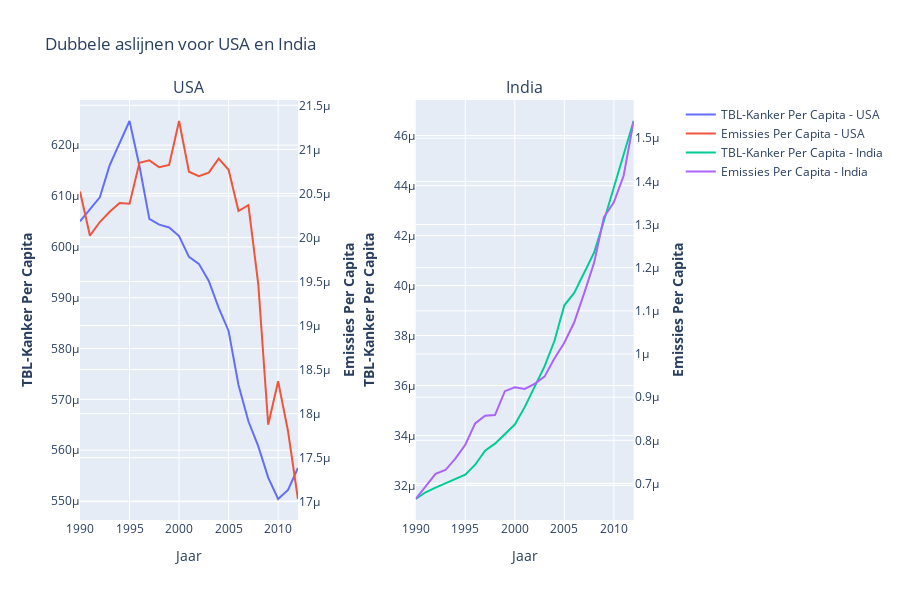

Notebook source saved alongside this figure:
### Markdown cell above
# India en Amerika

In de grafiek hieronder zijn twee duidelijke grafieken gemaakt, hierin is heel duidelijk te zien dat het aantal longkanker gevallen flink stijgt als de emissies per capita ook omhoog gaan.

### Code cell
# importeer dataframe
df_combined = pd.read_csv("csv/df/combined_usa_india.csv")

def plot_country_data(df, countries):
    # Create figure with secondary y-axes and two columns
    fig = make_subplots(rows=1, cols=2, specs=[[{"secondary_y": True}, {"secondary_y": True}]],
                        subplot_titles=(countries[0], countries[1]))

    for i, country in enumerate(countries):
        df_country = df[df['Country'] == country]
        # Add traces for Lung Cancer Per Capita
        fig.add_trace(
            go.Scatter(x=df_country['Year'], y=df_country['Lung Cancer Per Capita'], name=f"TBL-Kanker Per Capita - {country}"),
            row=1, col=i+1, secondary_y=False,
        )

        # Add traces for Emissions Per Capita
        fig.add_trace(
            go.Scatter(x=df_country['Year'], y=df_country['Emissions Per Capita'], name=f"Emissies Per Capita - {country}"),
            row=1, col=i+1, secondary_y=True,
        )

        # Set y-axes titles for each subplot
        fig.update_yaxes(title_text="<b>TBL-Kanker Per Capita", row=1, col=i+1, secondary_y=False)
        fig.update_yaxes(title_text="<b>Emissies Per Capita", row=1, col=i+1, secondary_y=True)

    # Update x-axis title and figure title
    fig.update_xaxes(title_text="Jaar", row=1, col=1)
    fig.update_xaxes(title_text="Jaar", row=1, col=2)
    fig.update_layout(
        title_text="Dubbele aslijnen voor USA en India",
        height=600
    )

    fig.show()

# Plot for USA and India
plot_country_data(df_combined, ['USA', 'India'])

### Figure 1 — Plotly figure (JSON) as saved in the notebook; plotly's stock layout.template omitted (floating-point values rounded to 4 significant figures)
{"data": [{"name": "TBL-Kanker Per Capita - USA", "type": "scatter", "x": [1990, 1991, 1992, 1993, 1994, 1995, 1996, 1997, 1998, 1999, 2000, 2001, 2002, 2003, 2004, 2005, 2006, 2007, 2008, 2009, 2010, 2011, 2012], "xaxis": "x", "y": [0.000605, 0.0006073, 0.0006098, 0.0006161, 0.0006204, 0.0006248, 0.0006159, 0.0006055, 0.0006044, 0.0006038, 0.0006021, 0.000598, 0.0005967, 0.0005933, 0.000588, 0.0005835, 0.0005728, 0.0005657, 0.0005608, 0.0005546, 0.0005504, 0.0005522, 0.0005565], "yaxis": "y"}, {"name": "Emissies Per Capita - USA", "type": "scatter", "x": [1990, 1991, 1992, 1993, 1994, 1995, 1996, 1997, 1998, 1999, 2000, 2001, 2002, 2003, 2004, 2005, 2006, 2007, 2008, 2009, 2010, 2011, 2012], "xaxis": "x", "y": [2.052e-05, 2.002e-05, 2.018e-05, 2.029e-05, 2.039e-05, 2.038e-05, 2.085e-05, 2.088e-05, 2.08e-05, 2.082e-05, 2.132e-05, 2.075e-05, 2.07e-05, 2.074e-05, 2.089e-05, 2.077e-05, 2.03e-05, 2.037e-05, 1.946e-05, 1.787e-05, 1.837e-05, 1.78e-05, 1.703e-05], "yaxis": "y2"}, {"name": "TBL-Kanker Per Capita - India", "type": "scatter", "x": [1990, 1991, 1992, 1993, 1994, 1995, 1996, 1997, 1998, 1999, 2000, 2001, 2002, 2003, 2004, 2005, 2006, 2007, 2008, 2009, 2010, 2011, 2012], "xaxis": "x2", "y": [3.146e-05, 3.173e-05, 3.191e-05, 3.208e-05, 3.227e-05, 3.243e-05, 3.283e-05, 3.339e-05, 3.367e-05, 3.403e-05, 3.443e-05, 3.513e-05, 3.592e-05, 3.676e-05, 3.778e-05, 3.921e-05, 3.971e-05, 4.052e-05, 4.131e-05, 4.259e-05, 4.39e-05, 4.523e-05, 4.659e-05], "yaxis": "y3"}, {"name": "Emissies Per Capita - India", "type": "scatter", "x": [1990, 1991, 1992, 1993, 1994, 1995, 1996, 1997, 1998, 1999, 2000, 2001, 2002, 2003, 2004, 2005, 2006, 2007, 2008, 2009, 2010, 2011, 2012], "xaxis": "x2", "y": [6.64e-07, 6.922e-07, 7.222e-07, 7.311e-07, 7.577e-07, 7.897e-07, 8.392e-07, 8.569e-07, 8.585e-07, 9.139e-07, 9.231e-07, 9.191e-07, 9.307e-07, 9.475e-07, 9.897e-07, 1.026e-06, 1.074e-06, 1.141e-06, 1.211e-06, 1.317e-06, 1.351e-06, 1.414e-06, 1.54e-06], "yaxis": "y4"}], "layout": {"annotations": [{"font": {"size": 16}, "showarrow": false, "text": "USA", "x": 0.185, "xanchor": "center", "xref": "paper", "y": 1, "yanchor": "bottom", "yref": "paper"}, {"font": {"size": 16}, "showarrow": false, "text": "India", "x": 0.755, "xanchor": "center", "xref": "paper", "y": 1, "yanchor": "bottom", "yref": "paper"}], "height": 600, "title": {"text": "Dubbele aslijnen voor USA en India"}, "xaxis": {"anchor": "y", "domain": [0, 0.37], "title": {"text": "Jaar"}}, "xaxis2": {"anchor": "y3", "domain": [0.57, 0.94], "title": {"text": "Jaar"}}, "yaxis": {"anchor": "x", "domain": [0, 1], "title": {"text": "<b>TBL-Kanker Per Capita"}}, "yaxis2": {"anchor": "x", "overlaying": "y", "side": "right", "title": {"text": "<b>Emissies Per Capita"}}, "yaxis3": {"anchor": "x2", "domain": [0, 1], "title": {"text": "<b>TBL-Kanker Per Capita"}}, "yaxis4": {"anchor": "x2", "overlaying": "y3", "side": "right", "title": {"text": "<b>Emissies Per Capita"}}}}
